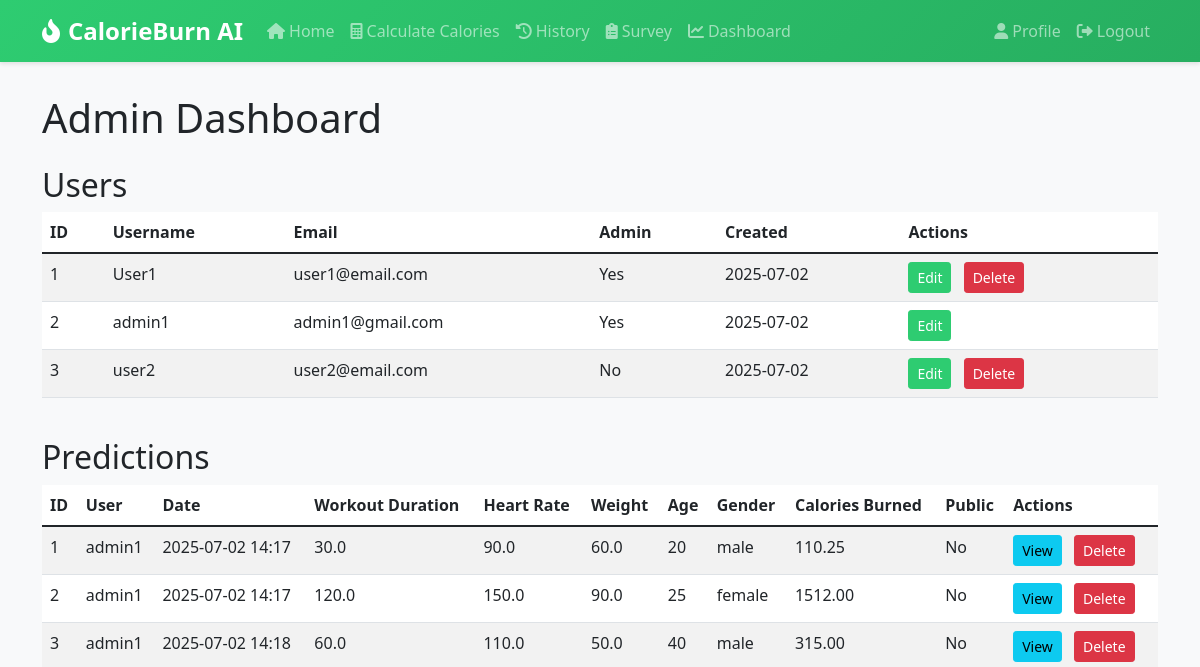
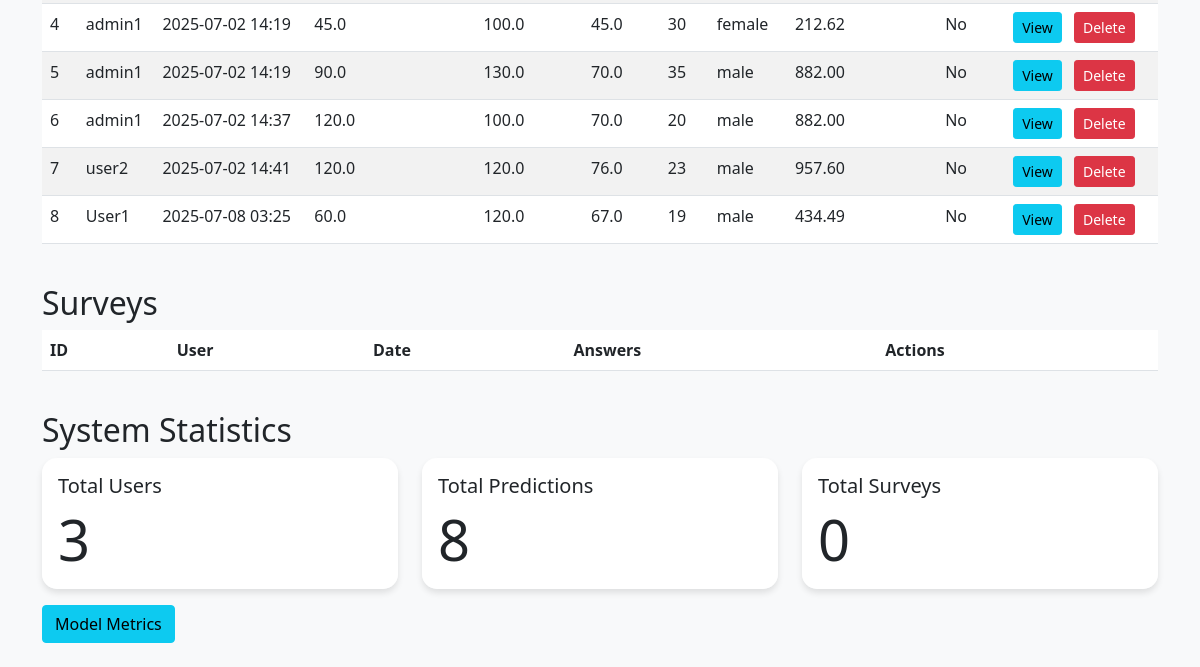
The page /admin/dashboard (signed in) on the database as committed earlier (2 pictures, top to bottom).
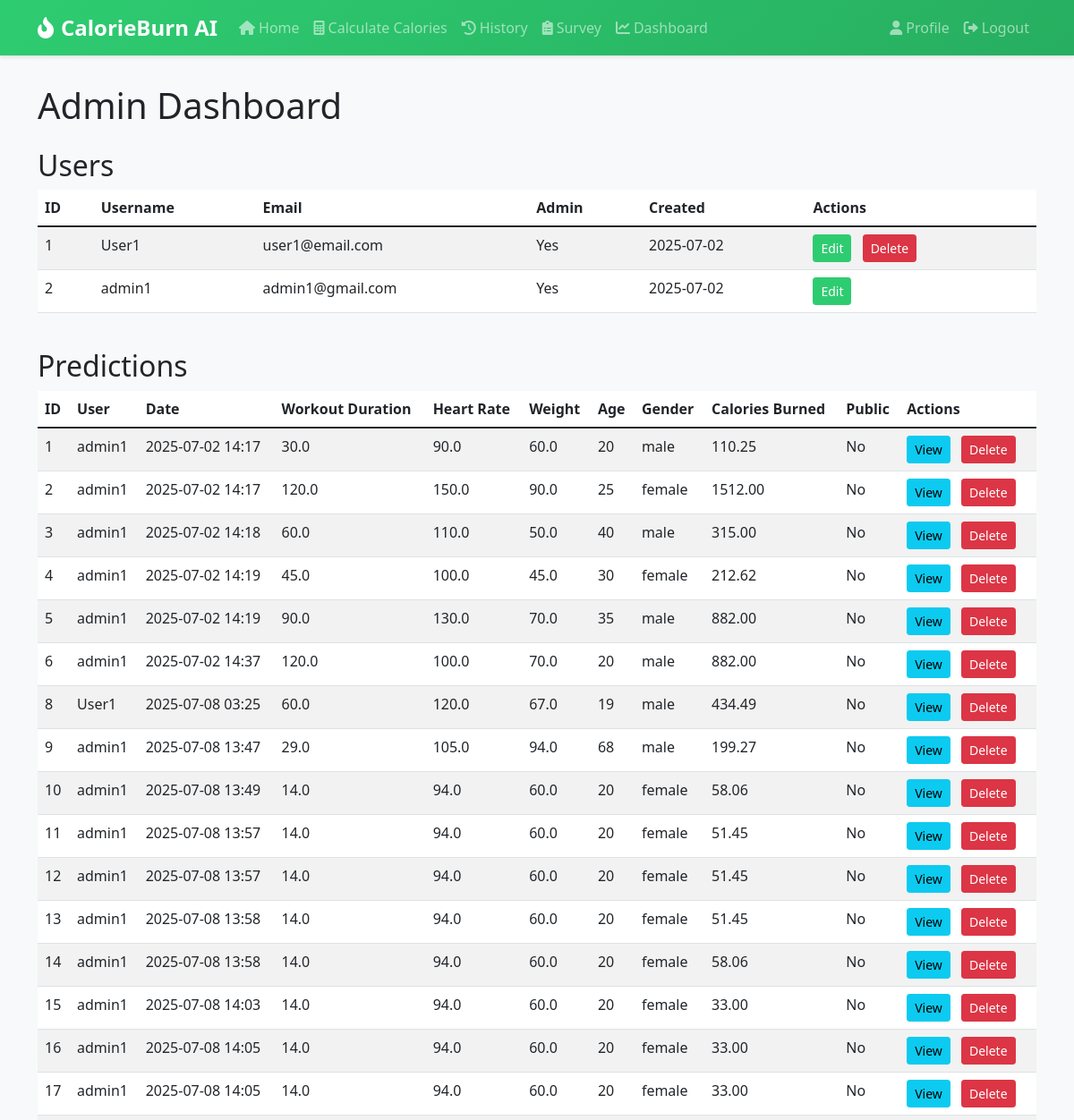
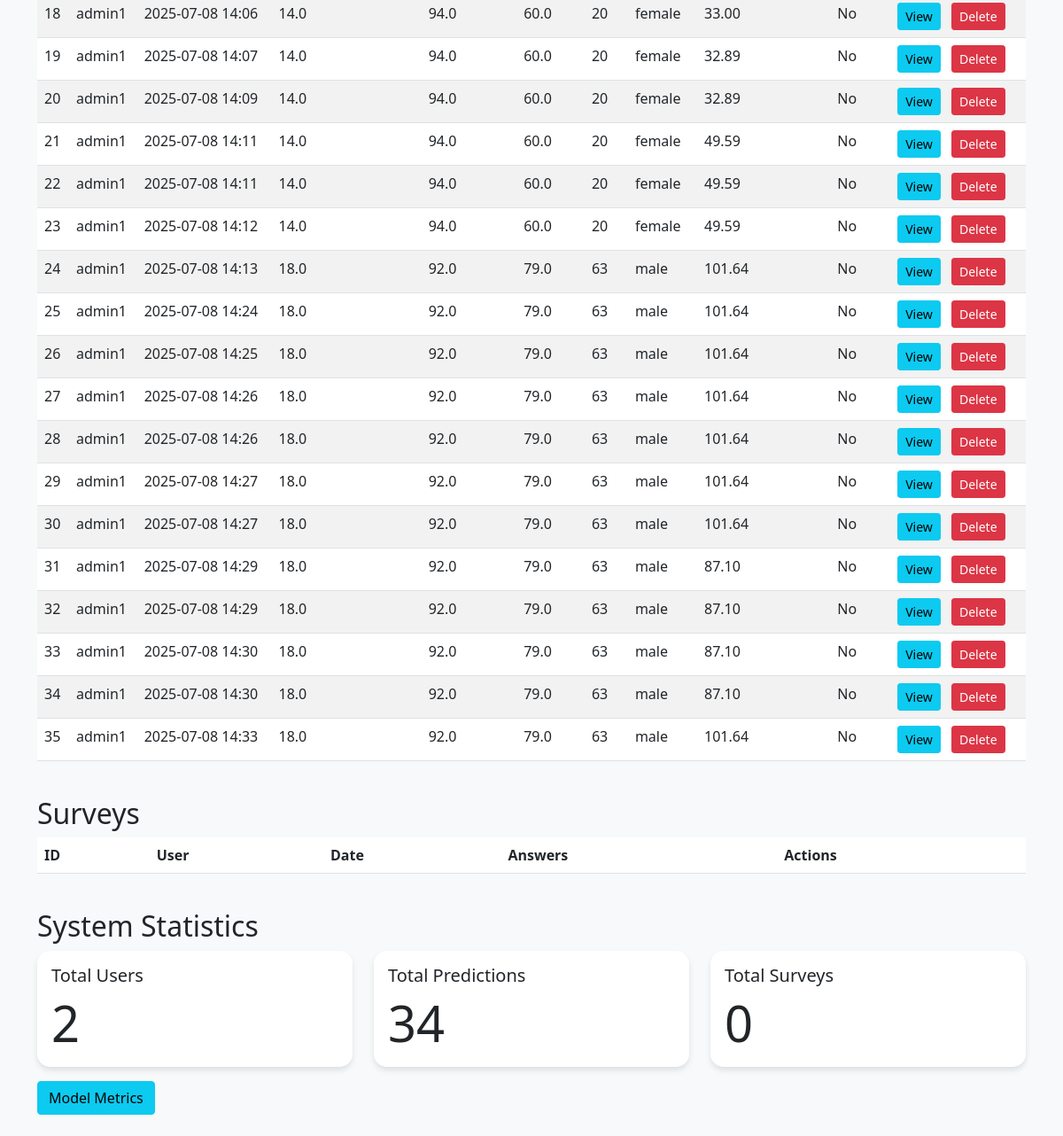
The same page on the database as committed later (2 pictures, top to bottom).
### app/models/user.py (models this page shows, shortened)
class User(UserMixin, db.Model):
    id = db.Column(db.Integer, primary_key=True)
    username = db.Column(db.String(64), unique=True, nullable=False)
    email = db.Column(db.String(120), unique=True, nullable=False)
    password_hash = db.Column(db.String(128))
    is_admin = db.Column(db.Boolean, default=False)
    created_at = db.Column(db.DateTime, default=datetime.utcnow)
    profile = db.relationship('UserProfile', backref='user', uselist=False, cascade="all, delete-orphan")
    predictions = db.relationship('Prediction', backref='user', lazy='dynamic', cascade="all, delete-orphan")
    surveys = db.relationship('Survey', backref='user', lazy='dynamic', cascade="all, delete-orphan")

### app/models/ai_model.py (models this page shows, shortened)
class Prediction(db.Model):
    id = db.Column(db.Integer, primary_key=True)
    user_id = db.Column(db.Integer, db.ForeignKey('user.id'), nullable=False)
    input_data = db.Column(db.JSON, nullable=False)
    prediction_result = db.Column(db.Float, nullable=False)
    created_at = db.Column(db.DateTime, default=datetime.utcnow)
    is_public = db.Column(db.Boolean, default=False)

### app/admin/routes.py (the view)
    def decorated_function(*args, **kwargs):
        if not current_user.is_authenticated or not current_user.is_admin:
            flash('You do not have permission to access this page.')
            return redirect(url_for('main.index'))
        return f(*args, **kwargs)

### app/admin/routes.py (called while the page is built)
def admin_required(f):
    def decorated_function(*args, **kwargs):
        if not current_user.is_authenticated or not current_user.is_admin:
            flash('You do not have permission to access this page.')
            return redirect(url_for('main.index'))
        return f(*args, **kwargs)
    decorated_function.__name__ = f.__name__
    return decorated_function

@bp.route('/dashboard')
@login_required
@admin_required
def dashboard():
    users = User.query.all()
    predictions = Prediction.query.all()
    surveys = Survey.query.all()
    return render_template('admin/dashboard.html',
                         title='Admin Dashboard',
                         users=users,
                         predictions=predictions,
                         surveys=surveys)

### app/models/user.py (called while the page is built)
@login_manager.user_loader
def load_user(id):
    return User.query.get(int(id))

### app/utils/time_utils.py (called while the page is built)
def to_bulgarian_time(dt):
    if dt is None:
        return None
    return dt + timedelta(hours=3)

### app/templates/admin/dashboard.html (shortened to what this page needs)
{% extends "base.html" %}
{% block content %}
<div class="row">
    <div class="col-md-12">
        <h1>Admin Dashboard</h1>
        <h2 class="mt-4">Users</h2>
        <div class="table-responsive">
            <table class="table table-striped">
                <thead>
                    <tr>
                        <th>ID</th>
                        <th>Username</th>
                        <th>Email</th>
                        <th>Admin</th>
                        <th>Created</th>
                        <th>Actions</th>
                    </tr>
                </thead>
                <tbody>
                    {% for user in users %}
                    <tr>
                        <td>{{ user.id }}</td>
                        <td>{{ user.username }}</td>
                        <td>{{ user.email }}</td>
                        <td>{{ "Yes" if user.is_admin else "No" }}</td>
                        <td>{{ user.created_at.strftime('%Y-%m-%d') }}</td>
                        <td>
                            <a href="{{ url_for('admin.edit_user', id=user.id) }}" class="btn btn-sm btn-primary">Edit</a>
                            {% if user != current_user %}
                            <form action="{{ url_for('admin.delete_user', id=user.id) }}" method="post" style="display: inline;">
                                <button type="submit" class="btn btn-sm btn-danger" onclick="return confirm('Are you sure you want to delete this user?')">Delete</button>
                            </form>
                            {% endif %}
                        </td>
                    </tr>
                    {% endfor %}
                </tbody>
            </table>
        </div>
        <h2 class="mt-4">Predictions</h2>
        <div class="table-responsive">
            <table class="table table-striped">
                <thead>
                    <tr>
                        <th>ID</th>
                        <th>User</th>
                        <th>Date</th>
                        <th>Workout Duration</th>
                        <th>Heart Rate</th>
                        <th>Weight</th>
                        <th>Age</th>
                        <th>Gender</th>
                        <th>Calories Burned</th>
                        <th>Public</th>
                        <th>Actions</th>
                    </tr>
                </thead>
                <tbody>
                    {% for prediction in predictions %}
                    <tr>
                        <td>{{ prediction.id }}</td>
                        <td>{{ prediction.user.username }}</td>
                        <td>{{ (prediction.created_at|to_bulgarian_time).strftime('%Y-%m-%d %H:%M') }}</td>
                        <td>{{ prediction.input_data.workout_duration }}</td>
                        <td>{{ prediction.input_data.heart_rate }}</td>
                        <td>{{ prediction.input_data.weight }}</td>
                        <td>{{ prediction.input_data.age }}</td>
                        <td>{{ prediction.input_data.gender }}</td>
                        <td>{{ '%.2f'|format(prediction.prediction_result) }}</td>
                        <td>{{ 'Yes' if prediction.is_public else 'No' }}</td>
                        <td>
                            <a href="{{ url_for('admin.view_prediction', id=prediction.id) }}" class="btn btn-info btn-sm">View</a>
                            <form action="{{ url_for('admin.delete_prediction', id=prediction.id) }}" method="post" style="display:inline;">
                                <button type="submit" class="btn btn-danger btn-sm" onclick="return confirm('Are you sure you want to delete this prediction?');">Delete</button>
                            </form>
                        </td>
                    </tr>
                    {% endfor %}
                </tbody>
            </table>
        </div>
        <h2 class="mt-4">Surveys</h2>
        <div class="table-responsive">
            <table class="table table-striped">
                <thead>
                    <tr>
                        <th>ID</th>
                        <th>User</th>
                        <th>Date</th>
                        <th>Answers</th>
                        <th>Actions</th>
                    </tr>
                </thead>
            </table>
        </div>
        <h2 class="mt-4">System Statistics</h2>
        <div class="row">
            <div class="col-md-4">
                <div class="card">
                    <div class="card-body">
                        <h5 class="card-title">Total Users</h5>
                        <p class="card-text display-4">{{ users|length }}</p>
                    </div>
                </div>
            </div>
            <div class="col-md-4">
                <div class="card">
                    <div class="card-body">
                        <h5 class="card-title">Total Predictions</h5>
                        <p class="card-text display-4">{{ predictions|length }}</p>
                    </div>
                </div>
            </div>
            <div class="col-md-4">
                <div class="card">
                    <div class="card-body">
                        <h5 class="card-title">Total Surveys</h5>
                        <p class="card-text display-4">{{ surveys|length }}</p>
                    </div>
                </div>
            </div>
        </div>
        <a href="{{ url_for('admin.metrics') }}" class="btn btn-info">Model Metrics</a>
        <br><br>
    </div>
</div>
{% endblock %}

### app/templates/base.html (shortened to what this page needs)
<!DOCTYPE html>
<html lang="en">
<head>
    <link href="https://cdn.jsdelivr.net/npm/bootstrap@5.1.3/dist/css/bootstrap.min.css" rel="stylesheet">
    <link rel="stylesheet" href="https://cdnjs.cloudflare.com/ajax/libs/font-awesome/6.0.0/css/all.min.css">
    <link rel="stylesheet" href="{{ url_for('static', filename='css/style.css') }}">
</head>
<body{% if request.endpoint in ['auth.login', 'auth.register'] %} class="bg-img"{% endif %}>
    <nav class="navbar navbar-expand-lg navbar-dark">
        <div class="container">
            <a class="navbar-brand" href="{{ url_for('main.index') }}">
                <i class="fas fa-fire-alt me-2"></i>CalorieBurn AI
            </a>
            <div class="collapse navbar-collapse" id="navbarNav">
                <ul class="navbar-nav me-auto">
                    <li class="nav-item">
                        <a class="nav-link" href="{{ url_for('main.index') }}">
                            <i class="fas fa-home me-1"></i>Home
                        </a>
                    </li>
                    {% if current_user.is_authenticated %}
                    <li class="nav-item">
                        <a class="nav-link" href="{{ url_for('main.predict') }}">
                            <i class="fas fa-calculator me-1"></i>Calculate Calories
                        </a>
                    </li>
                    <li class="nav-item">
                        <a class="nav-link" href="{{ url_for('main.predictions') }}">
                            <i class="fas fa-history me-1"></i>History
                        </a>
                    </li>
                    <li class="nav-item">
                        <a class="nav-link" href="{{ url_for('main.survey') }}">
                            <i class="fas fa-clipboard-list me-1"></i>Survey
                        </a>
                    </li>
                    {% if current_user.is_admin %}
                    <li class="nav-item">
                        <a class="nav-link" href="{{ url_for('admin.dashboard') }}">
                            <i class="fas fa-chart-line me-1"></i>Dashboard
                        </a>
                    </li>
                    {% endif %}
                    {% endif %}
                </ul>
                <ul class="navbar-nav">
                    {% if current_user.is_authenticated %}
                    <li class="nav-item">
                        <a class="nav-link" href="{{ url_for('main.profile') }}">
                            <i class="fas fa-user me-1"></i>Profile
                        </a>
                    </li>
                    <li class="nav-item">
                        <a class="nav-link" href="{{ url_for('auth.logout') }}">
                            <i class="fas fa-sign-out-alt me-1"></i>Logout
                        </a>
                    </li>
                    {% endif %}
                </ul>
            </div>
        </div>
    </nav>
    <main class="container mt-4">
        {% block content %}{% endblock %}
    </main>
</body>
</html>

### app/static/css/style.css (style rules this page uses)
body { background-color: #f8f9fa; }
.navbar { margin-bottom: 2rem; box-shadow: 0 2px 4px rgba(0,0,0,.1); }
.card { background-color: rgba(255, 255, 255, 0.95); box-shadow: 0 4px 8px rgba(0,0,0,.1); border: none; margin-bottom: 1rem; }
.table { background-color: #fff; }
.btn { margin-right: 0.5rem; }

### app/templates/base.html (style rules this page uses)
:root { --primary-color: #2ecc71; --secondary-color: #27ae60; --dark-color: #2c3e50; }
body { background-color: #f8f9fa; }
.navbar { background: linear-gradient(135deg, var(--primary-color), var(--secondary-color)) !important; box-shadow: 0 2px 4px rgba(0,0,0,0.1); }
.navbar-brand { font-weight: bold; font-size: 1.5rem; }
.nav-link { font-weight: 500; }
.card { border: none; border-radius: 15px; box-shadow: 0 4px 6px rgba(0,0,0,0.1); transition: transform 0.3s ease; }
.btn-primary { background-color: var(--primary-color); border-color: var(--primary-color); }

Rows that differ between the two databases and show on the page:
removed User: id "3", username "user2", email "user2@email.com", is_admin "No", created_at "2025-07-02"
removed Prediction: id "7", user.username "user2", created_at "2025-07-02 14:41", input_data.workout_duration "120.0", input_data.heart_rate "120.0", input_data.weight "76.0", input_data.age "23", input_data.gender "male", prediction_result "957.60", is_public "No"
added Prediction: id "9", user.username "admin1", created_at "2025-07-08 13:47", input_data.workout_duration "29.0", input_data.heart_rate "105.0", input_data.weight "94.0", input_data.age "68", input_data.gender "male", prediction_result "199.27", is_public "No"
added Prediction: id "10", user.username "admin1", created_at "2025-07-08 13:49", input_data.workout_duration "14.0", input_data.heart_rate "94.0", input_data.weight "60.0", input_data.age "20", input_data.gender "female", prediction_result "58.06", is_public "No"
added Prediction: id "11", user.username "admin1", created_at "2025-07-08 13:57", input_data.workout_duration "14.0", input_data.heart_rate "94.0", input_data.weight "60.0", input_data.age "20", input_data.gender "female", prediction_result "51.45", is_public "No"
added Prediction: id "12", user.username "admin1", created_at "2025-07-08 13:57", input_data.workout_duration "14.0", input_data.heart_rate "94.0", input_data.weight "60.0", input_data.age "20", input_data.gender "female", prediction_result "51.45", is_public "No"
added Prediction: id "13", user.username "admin1", created_at "2025-07-08 13:58", input_data.workout_duration "14.0", input_data.heart_rate "94.0", input_data.weight "60.0", input_data.age "20", input_data.gender "female", prediction_result "51.45", is_public "No"
added Prediction: id "14", user.username "admin1", created_at "2025-07-08 13:58", input_data.workout_duration "14.0", input_data.heart_rate "94.0", input_data.weight "60.0", input_data.age "20", input_data.gender "female", prediction_result "58.06", is_public "No"
added Prediction: id "15", user.username "admin1", created_at "2025-07-08 14:03", input_data.workout_duration "14.0", input_data.heart_rate "94.0", input_data.weight "60.0", input_data.age "20", input_data.gender "female", prediction_result "33.00", is_public "No"
added Prediction: id "16", user.username "admin1", created_at "2025-07-08 14:05", input_data.workout_duration "14.0", input_data.heart_rate "94.0", input_data.weight "60.0", input_data.age "20", input_data.gender "female", prediction_result "33.00", is_public "No"
added Prediction: id "17", user.username "admin1", created_at "2025-07-08 14:05", input_data.workout_duration "14.0", input_data.heart_rate "94.0", input_data.weight "60.0", input_data.age "20", input_data.gender "female", prediction_result "33.00", is_public "No"
added Prediction: id "18", user.username "admin1", created_at "2025-07-08 14:06", input_data.workout_duration "14.0", input_data.heart_rate "94.0", input_data.weight "60.0", input_data.age "20", input_data.gender "female", prediction_result "33.00", is_public "No"
added Prediction: id "19", user.username "admin1", created_at "2025-07-08 14:07", input_data.workout_duration "14.0", input_data.heart_rate "94.0", input_data.weight "60.0", input_data.age "20", input_data.gender "female", prediction_result "32.89", is_public "No"
added Prediction: id "20", user.username "admin1", created_at "2025-07-08 14:09", input_data.workout_duration "14.0", input_data.heart_rate "94.0", input_data.weight "60.0", input_data.age "20", input_data.gender "female", prediction_result "32.89", is_public "No"
added Prediction: id "21", user.username "admin1", created_at "2025-07-08 14:11", input_data.workout_duration "14.0", input_data.heart_rate "94.0", input_data.weight "60.0", input_data.age "20", input_data.gender "female", prediction_result "49.59", is_public "No"
added Prediction: id "22", user.username "admin1", created_at "2025-07-08 14:11", input_data.workout_duration "14.0", input_data.heart_rate "94.0", input_data.weight "60.0", input_data.age "20", input_data.gender "female", prediction_result "49.59", is_public "No"
added Prediction: id "23", user.username "admin1", created_at "2025-07-08 14:12", input_data.workout_duration "14.0", input_data.heart_rate "94.0", input_data.weight "60.0", input_data.age "20", input_data.gender "female", prediction_result "49.59", is_public "No"
added Prediction: id "24", user.username "admin1", created_at "2025-07-08 14:13", input_data.workout_duration "18.0", input_data.heart_rate "92.0", input_data.weight "79.0", input_data.age "63", input_data.gender "male", prediction_result "101.64", is_public "No"
added Prediction: id "25", user.username "admin1", created_at "2025-07-08 14:24", input_data.workout_duration "18.0", input_data.heart_rate "92.0", input_data.weight "79.0", input_data.age "63", input_data.gender "male", prediction_result "101.64", is_public "No"
added Prediction: id "26", user.username "admin1", created_at "2025-07-08 14:25", input_data.workout_duration "18.0", input_data.heart_rate "92.0", input_data.weight "79.0", input_data.age "63", input_data.gender "male", prediction_result "101.64", is_public "No"
added Prediction: id "27", user.username "admin1", created_at "2025-07-08 14:26", input_data.workout_duration "18.0", input_data.heart_rate "92.0", input_data.weight "79.0", input_data.age "63", input_data.gender "male", prediction_result "101.64", is_public "No"
added Prediction: id "28", user.username "admin1", created_at "2025-07-08 14:26", input_data.workout_duration "18.0", input_data.heart_rate "92.0", input_data.weight "79.0", input_data.age "63", input_data.gender "male", prediction_result "101.64", is_public "No"
added Prediction: id "29", user.username "admin1", created_at "2025-07-08 14:27", input_data.workout_duration "18.0", input_data.heart_rate "92.0", input_data.weight "79.0", input_data.age "63", input_data.gender "male", prediction_result "101.64", is_public "No"
added Prediction: id "30", user.username "admin1", created_at "2025-07-08 14:27", input_data.workout_duration "18.0", input_data.heart_rate "92.0", input_data.weight "79.0", input_data.age "63", input_data.gender "male", prediction_result "101.64", is_public "No"
added Prediction: id "31", user.username "admin1", created_at "2025-07-08 14:29", input_data.workout_duration "18.0", input_data.heart_rate "92.0", input_data.weight "79.0", input_data.age "63", input_data.gender "male", prediction_result "87.10", is_public "No"
added Prediction: id "32", user.username "admin1", created_at "2025-07-08 14:29", input_data.workout_duration "18.0", input_data.heart_rate "92.0", input_data.weight "79.0", input_data.age "63", input_data.gender "male", prediction_result "87.10", is_public "No"
added Prediction: id "33", user.username "admin1", created_at "2025-07-08 14:30", input_data.workout_duration "18.0", input_data.heart_rate "92.0", input_data.weight "79.0", input_data.age "63", input_data.gender "male", prediction_result "87.10", is_public "No"
added Prediction: id "34", user.username "admin1", created_at "2025-07-08 14:30", input_data.workout_duration "18.0", input_data.heart_rate "92.0", input_data.weight "79.0", input_data.age "63", input_data.gender "male", prediction_result "87.10", is_public "No"
added Prediction: id "35", user.username "admin1", created_at "2025-07-08 14:33", input_data.workout_duration "18.0", input_data.heart_rate "92.0", input_data.weight "79.0", input_data.age "63", input_data.gender "male", prediction_result "101.64", is_public "No"
Other text that changed with them:
{{ users|length }}: "3" → "2"
{{ predictions|length }}: "8" → "34"
